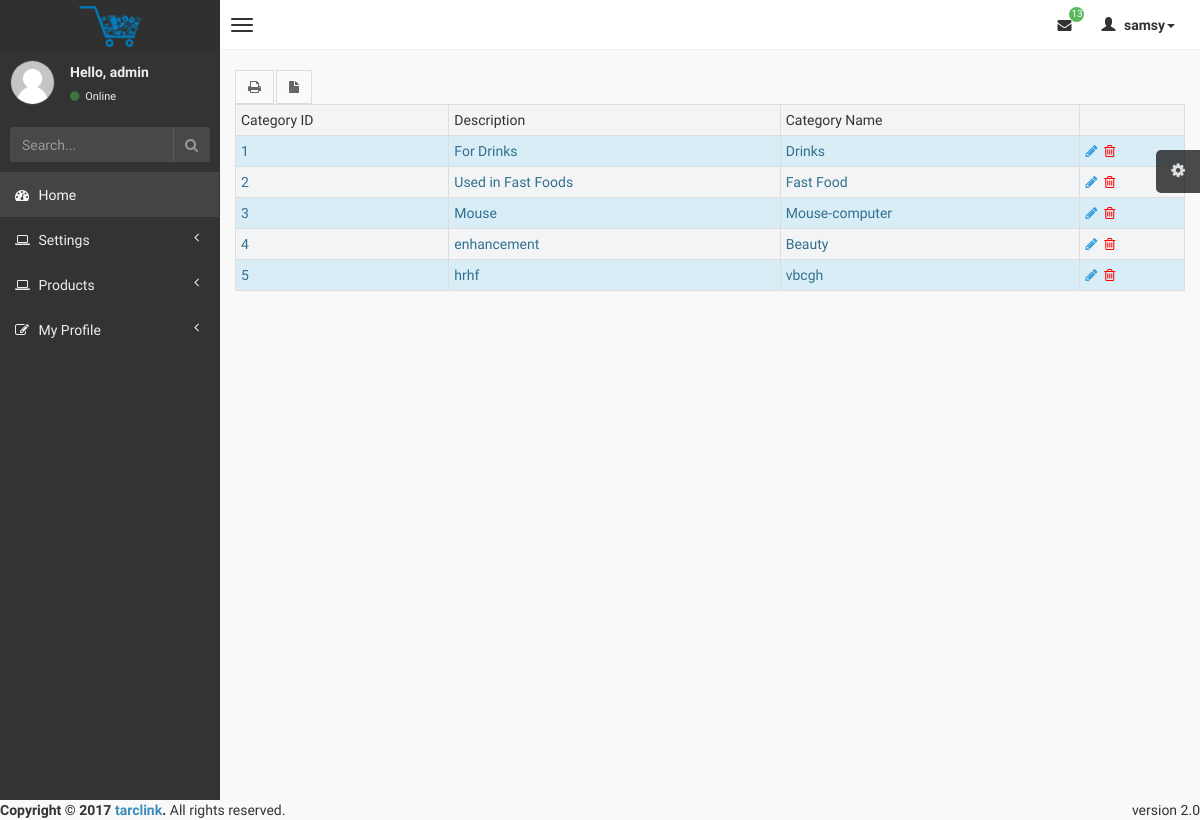
Page /admin/categ.php (signed in) on the committed database.
### tables this page shows
CREATE TABLE `category_table` (
  `category_id` int(11) NOT NULL,
  `category_desc` varchar(50) NOT NULL,
  `category_name` varchar(50) NOT NULL
);

### admin/categ.php (the view, shortened to what this page needs)
<?php
include '../connection/db.php';
$username=$_SESSION['logname'];
$result1 = mysqli_query($con, "SELECT * FROM login_table WHERE login_username='$username'");
while($res = mysqli_fetch_array($result1))
{
    $name= $res['login_name'];
}
?>
<?php require 'sh.php';?>
          <?php
            include_once("../connection/db.php");
            $result = mysqli_query($con, "SELECT * FROM category_table ORDER BY category_id ASC");
            ?>
<span class="input-group-btn">
        <button type='submit' name='search' id='print' onclick="printData();" class="btn btn-flat btn-default "><i class="fa fa-print"></i></button>&nbsp;
        <button type='submit' name='search' id='print' onclick="printData();" class="btn btn-flat btn-default "><i class="fa fa-file"></i></button>
        </span>
            <table  border=0 cellpadding="1" cellspacing="1" id="table1" width="100%" class="table table-hover table-condensed table-striped table-bordered">
                <tr bgcolor=''>
                    <td>Category ID</td>
                    <td>Description</td>
                    <td>Category Name</td>
                    <td></td>
                </tr>
                <?php
                while($res = mysqli_fetch_array($result)) {
                    echo "<tr class=\"alert-info\">";
                    echo "<td class=''>".$res['category_id']."</td>";
                    echo "<td>".$res['category_desc']."</td>";
                    echo "<td>".$res['category_name']."</td>";
                    echo "<td><a href=\"catego.php?edit=$res[category_id]\" style='color: #3DA0DB' class='fa fa-pencil'></a> &nbsp;<a href=\"delete.php?cat=$res[category_id]\" onClick=\"return confirm('Are you sure you want to delete?')\" style='color: red' class='fa fa-trash-o'></a></td>";
                }
                ?>
            </table>
<?php include'sf.php';?>

### admin/sh.php (shortened to what this page needs)
<!DOCTYPE html>
<html>
<head>
    <link href="../css/bootstrap.min.css" rel="stylesheet" type="text/css" />
    <link href="../css/font-awesome.min.css" rel="stylesheet" type="text/css" />
    <link href="../css/ionicons.min.css" rel="stylesheet" type="text/css" />
    <link href="../css/morris/morris.css" rel="stylesheet" type="text/css" />
    <link href="../css/jvectormap/jquery-jvectormap-1.2.2.css" rel="stylesheet" type="text/css" />
    <link href="../css/fullcalendar/fullcalendar.css" rel="stylesheet" type="text/css" />
    <link href="../css/daterangepicker/daterangepicker-bs3.css" rel="stylesheet" type="text/css" />
    <link href="../css/bootstrap-wysihtml5/bootstrap3-wysihtml5.min.css" rel="stylesheet" type="text/css" />
    <link href="../css/AdminLTE.css" rel="stylesheet" type="text/css" />
</head>
<body class="skin-black">
<header class="header">
    <a href="index.php" class="logo">
        <img src="../img/shop.png" height="45" width="65">
    </a>
    <nav class="navbar navbar-static-top" role="navigation">
        <a href="#" class="navbar-btn sidebar-toggle" data-toggle="offcanvas" role="button">
            <span class="icon-bar"></span>
            <span class="icon-bar"></span>
            <span class="icon-bar"></span>
        </a>
        <div class="navbar-right">
            <ul class="nav navbar-nav">
                <li class="dropdown messages-menu">
                    <a href="#" class="dropdown-toggle" data-toggle="dropdown">
                        <?php
                        $result = mysqli_query($con,"SELECT COUNT(1) FROM feedback_table ORDER BY feedback_id ASC");
                        $row = mysqli_fetch_array($result);
                        $total = $row[0];
                        ?>
                        <i class="fa fa-envelope"></i>
                        <span class="label label-success"><?php echo "$total";?></span>
                    </a>
                </li>
                <li class="dropdown user user-menu">
                    <a href="#" class="dropdown-toggle" data-toggle="dropdown">
                        <i class="glyphicon glyphicon-user"></i>
                        <span><?php echo "$name";?><i class="caret"></i></span>
                    </a>
                </li>
            </ul>
        </div>
    </nav>
</header>
<div class="wrapper row-offcanvas row-offcanvas-left">
    <aside class="left-side sidebar-offcanvas">
        <section class="sidebar">
            <div class="user-panel">
                <div class="pull-left image">
                    <img src="../img/user.jpg" class="img-circle" alt="User Image" />
                </div>
                <div class="pull-left info">
                    <p>Hello, <?php echo "$username"; ?></p>
                    <a href="#"><i class="fa fa-circle text-success"></i> Online</a>
                </div>
            </div>
            <form action="#" method="get" class="sidebar-form">
                <div class="input-group">
                    <input type="text" name="q" class="form-control" placeholder="Search..."/>
                    <span class="input-group-btn">
                                <button type='submit' name='seach' id='search-btn' class="btn btn-flat"><i class="fa fa-search"></i></button>
                            </span>
                </div>
            </form>
            <ul class="sidebar-menu">
                <li class="active">
                    <a href="index.php">
                        <i class="fa fa-dashboard"></i> <span>Home</span>
                    </a>
                </li>
                <li class="treeview">
                    <a href="#">
                        <i class="fa fa-laptop"></i>
                        <span>Settings</span>
                        <i class="fa fa-angle-left pull-right"></i>
                    </a>
                </li>
                <li class="treeview">
                    <a href="#">
                        <i class="fa fa-laptop"></i>
                        <span>Products</span>
                        <i class="fa fa-angle-left pull-right"></i>
                    </a>
                </li>
                <li class="treeview">
                    <a href="#">
                        <i class="fa fa-edit"></i> <span>My Profile</span>
                        <i class="fa fa-angle-left pull-right"></i>
                    </a>
                </li>
            </ul>
        </section>
    </aside>
    <aside class="right-side">
        <section class="content">

### rows in the picture
category_table: category_id "1", category_desc "For Drinks", category_name "Drinks"
category_table: category_id "2", category_desc "Used in Fast Foods", category_name "Fast Food"
category_table: category_id "3", category_desc "Mouse", category_name "Mouse-computer"
category_table: category_id "4", category_desc "enhancement", category_name "Beauty"
category_table: category_id "5", category_desc "hrhf", category_name "vbcgh"

### other values in the picture
$total "13"
$name "samsy"
$username "admin"
